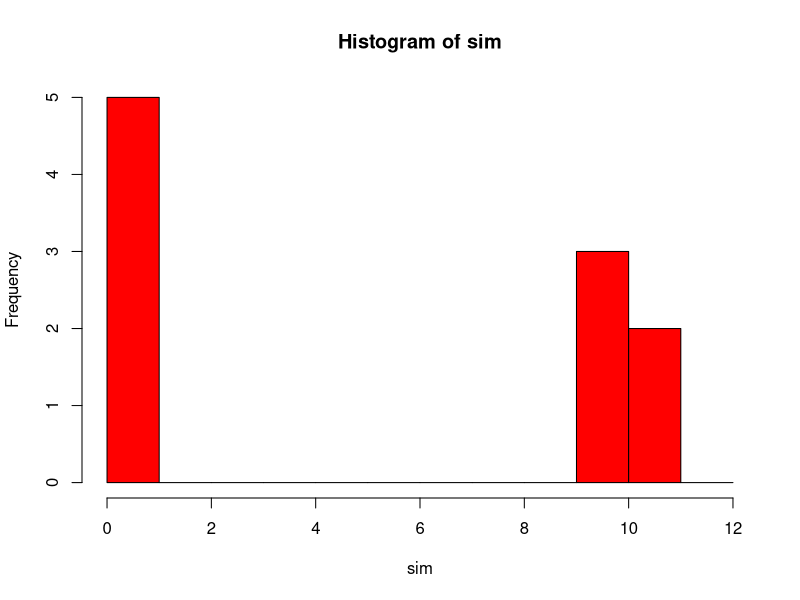
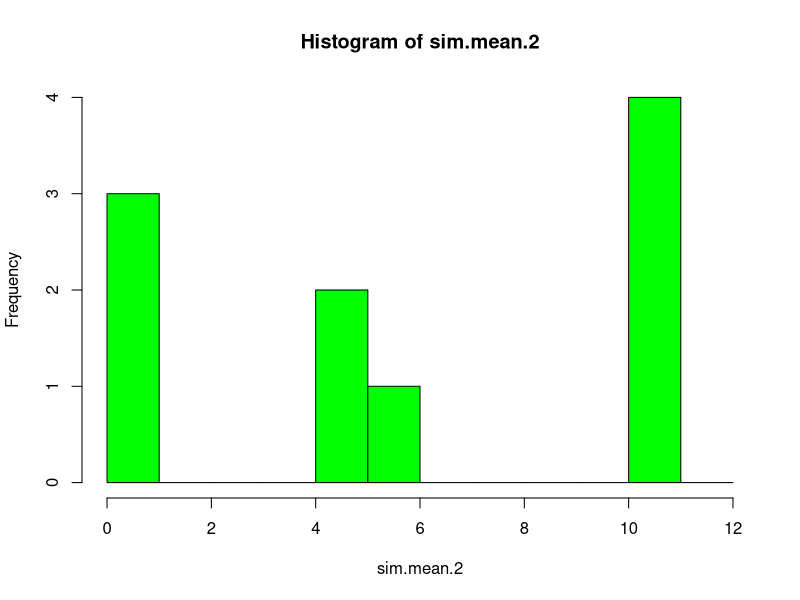
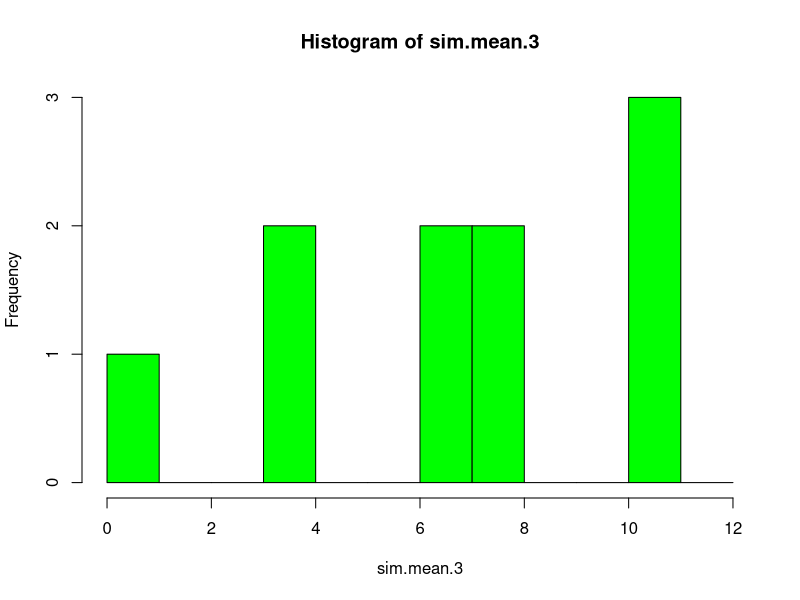

The R script that drew these images, in order:
# Vektor mit 0, 10 und 11 erzeugen
werte <- c(0, 10, 11)

# Erwartungswert mit der Wahrscheindlichkeit berechnen
ew <- sum(werte * 1/3)
ew

# Berchnung Varianz
var.A <- mean((werte - ew)^2)
var.A
var.B <- sum((werte - ew)^2 * 1/3)
var.B

# Zieht 10-mal aus der Menge {0,10,11} einen Wert mit gleicher W'keit
sim <- sample(werte, 10, replace = T)
# Vektor mit 10 Werten
sim

# Histogramm aus den erzeugten Daten
hist(sim, col = 'red', breaks = 0:12)

sim.1 <- sample(werte, 10, replace = T)
sim.1
sim.2 <- sample(werte, 10, replace = T)
sim.2
sim.3 <- sample(werte, 10, replace = T)
sim.3

# Durchschnitt aus zwei Simulationen
sim.mean.2 <- (sim.1 + sim.2)/2
sim.mean.2
sim.mean.3 <- (sim.1 + sim.2 + sim.3)/3
round(sim.mean.3, 2)

# Histogramm aus Durchschnitt
hist(sim.mean.2, col = 'green', breaks = 0:12)
hist(sim.mean.3, col = 'green', breaks = 0:12)
